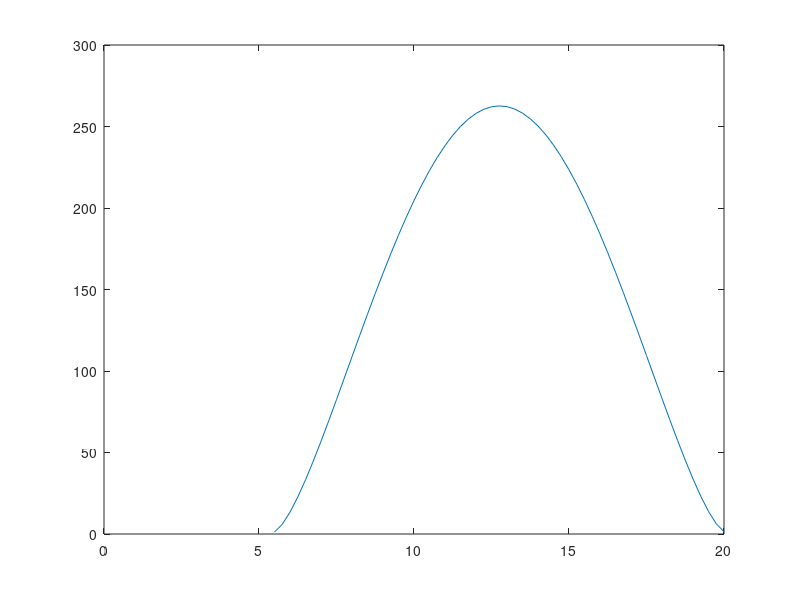

Write MATLAB code to recreate this figure.
lat = 42 + 17/60
dec = 23.45
lat = lat*pi/180
dec = deg2rad(dec)
t= 5.5:0.25:20
LST = t - 1 + 14.6/60

sunangle = sin(dec)*sin(lat) + cos(dec)*cos(lat)*cosd(15*(LST-12))
plot(t,sunangle)

s_inc = 1.4883*0.7.^(sunangle.^-0.678);
production_theory = 270*s_inc.*sunangle;
plot(t,production_theory)